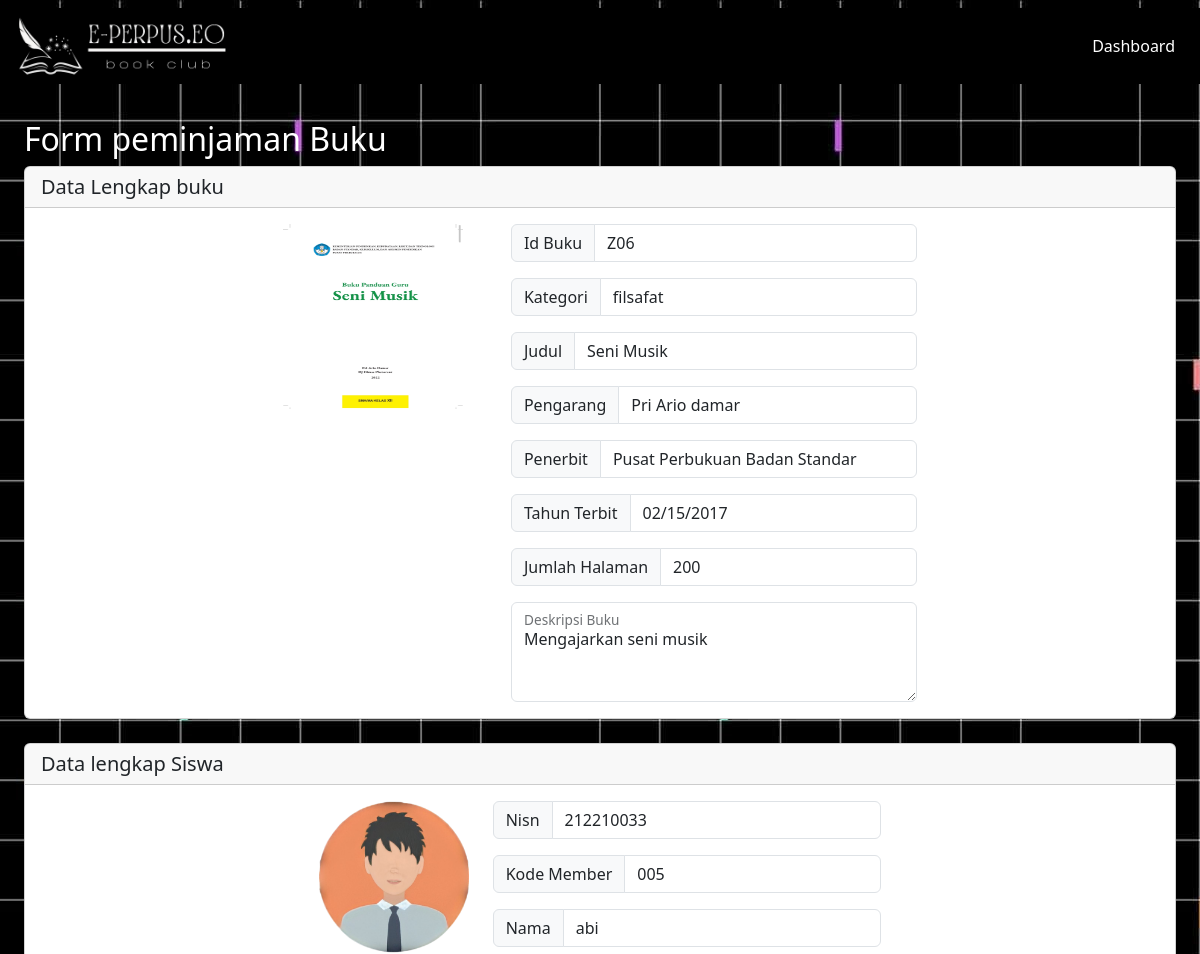
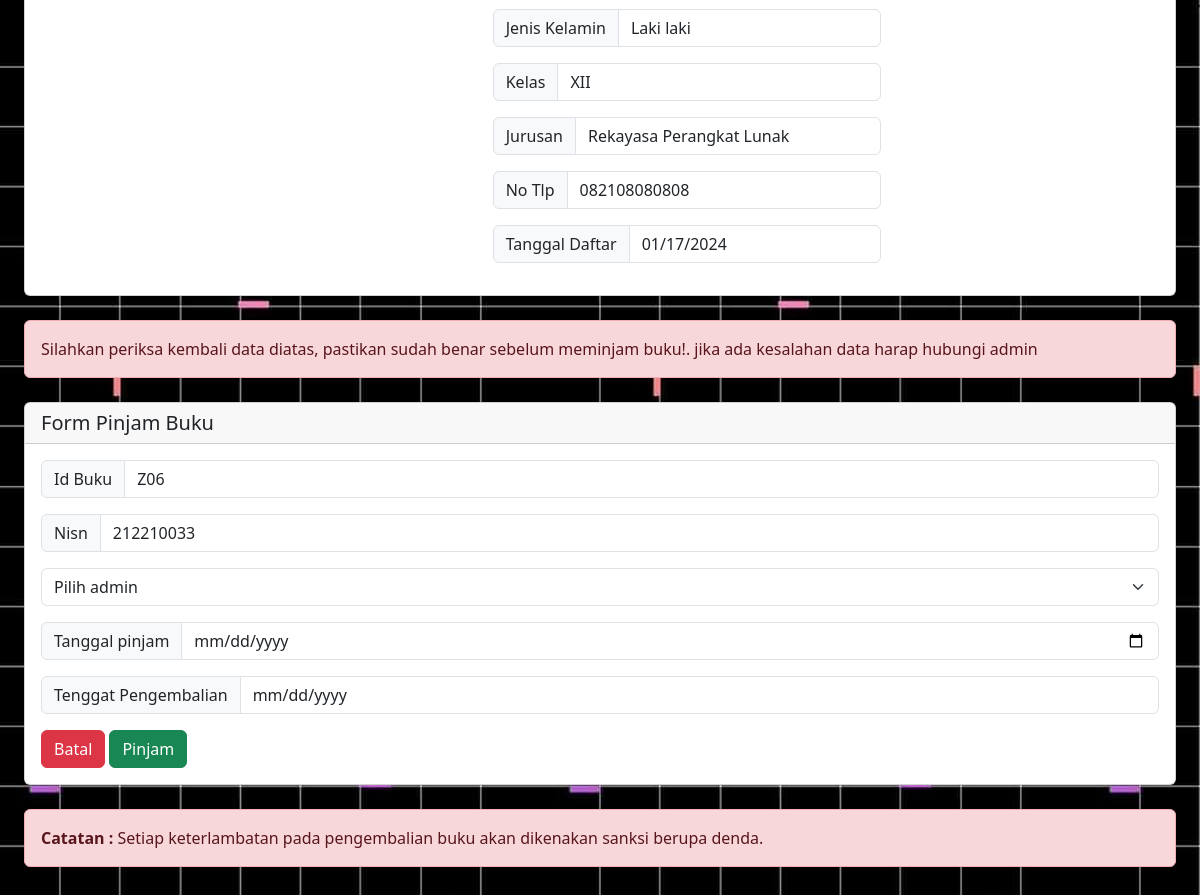
Screenshot of /DashboardMember/formPeminjaman/pinjamBuku.php?id=Z06 (signed in) with the database file from the repository (2 pictures, top to bottom).
### tables this page shows
CREATE TABLE `buku` (
  `cover` varchar(255) NOT NULL,
  `id_buku` varchar(20) NOT NULL,
  `kategori` varchar(255) NOT NULL,
  `judul` varchar(255) NOT NULL,
  `pengarang` varchar(255) NOT NULL,
  `penerbit` varchar(255) NOT NULL,
  `tahun_terbit` date NOT NULL,
  `jumlah_halaman` int(11) NOT NULL,
  `buku_deskripsi` text NOT NULL,
  `isi_buku` varchar(250) NOT NULL
);

CREATE TABLE `member` (
  `nisn` int(11) NOT NULL,
  `kode_member` varchar(12) NOT NULL,
  `nama` varchar(255) NOT NULL,
  `password` varchar(255) NOT NULL,
  `jenis_kelamin` varchar(20) NOT NULL,
  `kelas` varchar(5) NOT NULL,
  `jurusan` varchar(50) NOT NULL,
  `no_tlp` varchar(15) NOT NULL,
  `tgl_pendaftaran` date NOT NULL
);

### config/config.php (called while the page is built, shortened)
<?php
$host = "127.0.0.1";
$username = "root";
$password = "";
$database_name = "perpustakaan";
$connection = mysqli_connect($host, $username, $password, $database_name);
function queryReadData($dataKategori) {
  global $connection;
  $result = mysqli_query($connection, $dataKategori);
  $items = [];
  while($item = mysqli_fetch_assoc($result)) {
    $items[] = $item;
  }
  return $items;
}
?>

### DashboardMember/formPeminjaman/pinjamBuku.php (the view, shortened to what this page needs)
<?php
require "../../config/config.php";
$idBuku = $_GET["id"];
$query = queryReadData("SELECT * FROM buku WHERE id_buku = '$idBuku'");
$nisnSiswa = $_SESSION["member"]["nisn"];
$dataSiswa = queryReadData("SELECT * FROM member WHERE nisn = $nisnSiswa");
?>
<!DOCTYPE html>
<html lang="en">
  <head>
    <link rel="stylesheet" href="../../style.css">
  </head>
  <body style="background: url(../../assets/bg.jpg) fixed; ">
    <nav class="navbar fixed-top">
      <div class="container-fluid" style="background-color: black; ">
        <a class="navbar-brand" href="#">
          <img src="../../assets/logoNav.png" alt="logo" width="220px">
        </a>
        <a class="btn btn-tertiary" href="../dashboardMember.php" style="color: white;">Dashboard</a>
      </div>
    </nav>
  <div class="p-4 mt-5">
    <h2 class="mt-5" style="color: white;">Form peminjaman Buku</h2>
    <div class="card">
      <h5 class="card-header">Data Lengkap buku</h5>
      <div class="card-body d-flex flex-wrap gap-5 justify-content-center">
          <?php foreach ($query as $item) : ?>
        <p class="card-text"><img src="../../imgDB/<?= $item["cover"]; ?>" width="180px" height="185px" style="border-radius: 5px;"></p>
        <form action="" method="post">
          <div class="input-group mb-3">
            <span class="input-group-text" id="basic-addon1">Id Buku</span>
            <input type="text" class="form-control" placeholder="id buku" aria-label="Username" aria-describedby="basic-addon1" value="<?= $item["id_buku"]; ?>" readonly>
            </div>
          <div class="input-group mb-3">
            <span class="input-group-text" id="basic-addon1">Kategori</span>
            <input type="text" class="form-control" placeholder="kategori" aria-label="kategori" aria-describedby="basic-addon1" value="<?= $item["kategori"]; ?>" readonly>
            </div>
          <div class="input-group mb-3">
            <span class="input-group-text" id="basic-addon1">Judul</span>
            <input type="text" class="form-control" placeholder="judul" aria-label="judul" aria-describedby="basic-addon1" value="<?= $item["judul"]; ?>" readonly>
            </div>
          <div class="input-group mb-3">
            <span class="input-group-text" id="basic-addon1">Pengarang</span>
            <input type="text" class="form-control" placeholder="pengarang" aria-label="pengarang" aria-describedby="basic-addon1" value="<?= $item["pengarang"]; ?>" readonly>
            </div>
          <div class="input-group mb-3">
            <span class="input-group-text" id="basic-addon1">Penerbit</span>
            <input type="text" class="form-control" placeholder="penerbit" aria-label="penerbit" aria-describedby="basic-addon1" value="<?= $item["penerbit"]; ?>" readonly>
            </div>
          <div class="input-group mb-3">
            <span class="input-group-text" id="basic-addon1">Tahun Terbit</span>
            <input type="date" class="form-control" placeholder="tahun_terbit" aria-label="tahun_terbit" aria-describedby="basic-addon1" value="<?= $item["tahun_terbit"]; ?>" readonly>
            </div>
          <div class="input-group mb-3">
            <span class="input-group-text" id="basic-addon1">Jumlah Halaman</span>
            <input type="number" class="form-control" placeholder="jumlah halaman" aria-label="jumlah halaman" aria-describedby="basic-addon1" value="<?= $item["jumlah_halaman"]; ?>" readonly>
            </div>
          <div class="form-floating">
            <textarea class="form-control" placeholder="deskripsi singkat buku" id="floatingTextarea2" style="height: 100px" readonly><?= $item["buku_deskripsi"]; ?></textarea>
            <label for="floatingTextarea2">Deskripsi Buku</label>
            </div>
        <?php endforeach; ?>
        </form>
       </div>
      </div>
    <div class="card mt-4">
      <h5 class="card-header">Data lengkap Siswa</h5>
      <div class="card-body d-flex flex-wrap gap-4 justify-content-center">
        <p><img src="../../assets/memberLogo.png" width="150px"></p>
        <form action="" method="post">
          <?php foreach ($dataSiswa as $item) : ?>
          <div class="input-group mb-3">
            <span class="input-group-text" id="basic-addon1">Nisn</span>
            <input type="number" class="form-control" placeholder="nisn" aria-label="nisn" aria-describedby="basic-addon1" value="<?= $item["nisn"]; ?>" readonly>
            </div>
          <div class="input-group mb-3">
            <span class="input-group-text" id="basic-addon1">Kode Member</span>
            <input type="text" class="form-control" placeholder="kode member" aria-label="kode member" aria-describedby="basic-addon1" value="<?= $item["kode_member"]; ?>" readonly>
            </div>
          <div class="input-group mb-3">
            <span class="input-group-text" id="basic-addon1">Nama</span>
            <input type="text" class="form-control" placeholder="nama" aria-label="nama" aria-describedby="basic-addon1" value="<?= $item["nama"]; ?>" readonly>
            </div>
          <div class="input-group mb-3">
            <span class="input-group-text" id="basic-addon1">Jenis Kelamin</span>
            <input type="text" class="form-control" placeholder="jenis kelamin" aria-label="jenis kelamin" aria-describedby="basic-addon1" value="<?= $item["jenis_kelamin"]; ?>" readonly>
            </div>
          <div class="input-group mb-3">
            <span class="input-group-text" id="basic-addon1">Kelas</span>
            <input type="text" class="form-control" placeholder="kelas" aria-label="kelas" aria-describedby="basic-addon1" value="<?= $item["kelas"]; ?>" readonly>
            </div>
          <div class="input-group mb-3">
            <span class="input-group-text" id="basic-addon1">Jurusan</span>
            <input type="text" class="form-control" placeholder="jurusan" aria-label="jurusan" aria-describedby="basic-addon1" value="<?= $item["jurusan"]; ?>" readonly>
            </div>
          <div class="input-group mb-3">
            <span class="input-group-text" id="basic-addon1">No Tlp</span>
            <input type="no_tlp" class="form-control" placeholder="no tlp" aria-label="no tlp" aria-describedby="basic-addon1" value="<?= $item["no_tlp"]; ?>" readonly>
            </div>
          <div class="input-group mb-3">
            <span class="input-group-text" id="basic-addon1">Tanggal Daftar</span>
            <input type="date" class="form-control" placeholder="tgl_pendaftaran" aria-label="tgl_pendaftaran" aria-describedby="basic-addon1" value="<?= $item["tgl_pendaftaran"]; ?>" readonly>
            </div>
        <?php endforeach; ?>
        </form>
       </div>
      </div>
    <div class="alert alert-danger mt-4" role="alert">Silahkan periksa kembali data diatas, pastikan sudah benar sebelum meminjam buku!. jika ada kesalahan data harap hubungi admin</div>
    <div class="card mt-4">
      <h5 class="card-header">Form Pinjam Buku</h5>
      <div class="card-body">
        <form action="" method="post">
          <?php foreach ($query as $item) : ?>
           <div class="input-group mb-3">
            <span class="input-group-text" id="basic-addon1">Id Buku</span>
            <input type="text" name="id_buku" class="form-control" placeholder="id buku" aria-label="id_buku" aria-describedby="basic-addon1" value="<?= $item["id_buku"]; ?>" readonly>
            </div>
          <?php endforeach; ?>
        <div class="input-group mb-3">
            <span class="input-group-text" id="basic-addon1">Nisn</span>
            <input type="number" name="nisn" class="form-control" placeholder="nisn" aria-label="nisn" aria-describedby="basic-addon1" value="<?php echo htmlentities($_SESSION["member"]["nisn"]); ?>" readonly>
        </div>
    <select name="id" class="form-select" aria-label="Default select example">
                  <option selected>Pilih admin</option>
    </select>
    <div class="input-group mb-3 mt-3">
            <span class="input-group-text" id="basic-addon1">Tanggal pinjam</span>
            <input type="date" name="tgl_peminjaman" id="tgl_peminjaman" class="form-control" placeholder="id buku" aria-label="tgl_peminjaman" aria-describedby="basic-addon1" onchange="setReturnDate()" required>
      </div>
    <div class="input-group mb-3 mt-3">
            <span class="input-group-text" id="basic-addon1">Tenggat Pengembalian</span>
            <input type="date" name="tgl_pengembalian" id="tgl_pengembalian" class="form-control" placeholder="tgl_pengembalian" aria-label="tgl_pengembalian" aria-describedby="basic-addon1" readonly>
      </div>
    <a class="btn btn-danger" href="../buku/daftarBuku.php"> Batal</a>
    <button type="submit" class="btn btn-success" name="pinjam">Pinjam</button>
    </form>
    </div>
    </div>
    <div class="alert alert-danger mt-4" role="alert"><span class="fw-bold">Catatan :</span> Setiap keterlambatan pada pengembalian buku akan dikenakan sanksi berupa denda.</div>
    </div>
  </body>
</html>

### rows the page displays
buku: cover (picture), id_buku "Z06", kategori "filsafat", judul "Seni Musik", pengarang "Pri Ario damar", penerbit "Pusat Perbukuan Badan Standar", tahun_terbit "02/15/2017", jumlah_halaman "200", buku_deskripsi "Mengajarkan seni musik"
member: nisn "212210033", kode_member "005", nama "abi", jenis_kelamin "Laki laki", kelas "XII", jurusan "Rekayasa Perangkat Lunak", no_tlp "082108080808", tgl_pendaftaran "01/17/2024"
